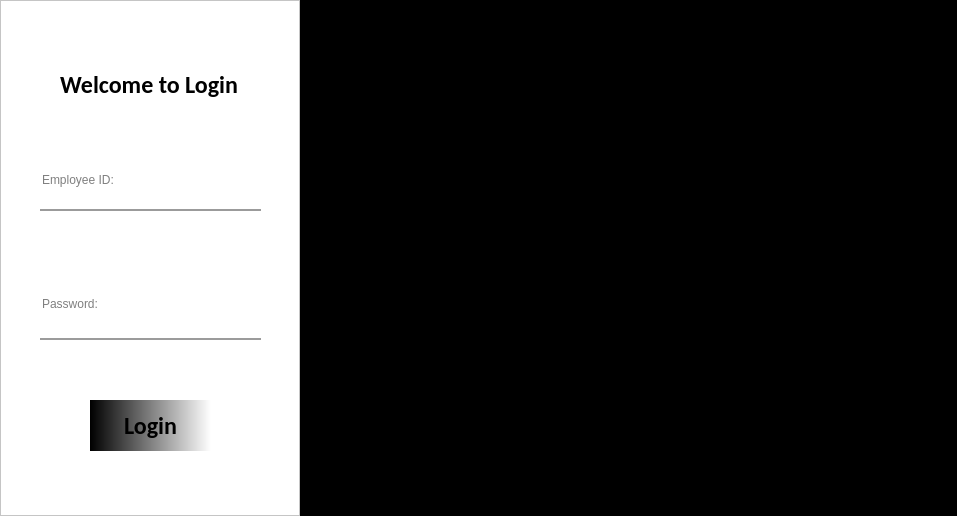
<?xml version="1.0" encoding="UTF-8"?>
<ui version="4.0">
 <class>Login_Window</class>
 <widget class="QMainWindow" name="Login_Window">
  <property name="geometry">
   <rect>
    <x>0</x>
    <y>0</y>
    <width>957</width>
    <height>516</height>
   </rect>
  </property>
  <property name="windowTitle">
   <string>MainWindow</string>
  </property>
  <widget class="QWidget" name="centralwidget">
   <layout class="QHBoxLayout" name="horizontalLayout_2">
    <property name="spacing">
     <number>0</number>
    </property>
    <property name="leftMargin">
     <number>0</number>
    </property>
    <property name="topMargin">
     <number>0</number>
    </property>
    <property name="rightMargin">
     <number>0</number>
    </property>
    <property name="bottomMargin">
     <number>0</number>
    </property>
    <item>
     <widget class="QFrame" name="login_menu">
      <property name="maximumSize">
       <size>
        <width>300</width>
        <height>16777215</height>
       </size>
      </property>
      <property name="styleSheet">
       <string notr="true">QFrame {
	background-color: rgb(255, 255, 255);
}</string>
      </property>
      <property name="frameShape">
       <enum>QFrame::StyledPanel</enum>
      </property>
      <property name="frameShadow">
       <enum>QFrame::Raised</enum>
      </property>
      <widget class="QLabel" name="Titl_welcome">
       <property name="geometry">
        <rect>
         <x>60</x>
         <y>70</y>
         <width>178</width>
         <height>29</height>
        </rect>
       </property>
       <property name="maximumSize">
        <size>
         <width>16777215</width>
         <height>40</height>
        </size>
       </property>
       <property name="font">
        <font>
         <family>Calibri</family>
         <pointsize>18</pointsize>
         <weight>75</weight>
         <bold>true</bold>
        </font>
       </property>
       <property name="text">
        <string>Welcome to Login</string>
       </property>
       <property name="alignment">
        <set>Qt::AlignCenter</set>
       </property>
      </widget>
      <widget class="QLineEdit" name="Password">
       <property name="geometry">
        <rect>
         <x>40</x>
         <y>270</y>
         <width>221</width>
         <height>70</height>
        </rect>
       </property>
       <property name="maximumSize">
        <size>
         <width>260</width>
         <height>70</height>
        </size>
       </property>
       <property name="styleSheet">
        <string notr="true">QLineEdit {
	border:none;
	border-bottom:2px solid rgba(0,0,0,100);
	background-color: rgba(0,0,0,0);
}</string>
       </property>
       <property name="echoMode">
        <enum>QLineEdit::Password</enum>
       </property>
       <property name="placeholderText">
        <string>Password:</string>
       </property>
      </widget>
      <widget class="QPushButton" name="Login_Button">
       <property name="geometry">
        <rect>
         <x>90</x>
         <y>400</y>
         <width>121</width>
         <height>51</height>
        </rect>
       </property>
       <property name="maximumSize">
        <size>
         <width>160</width>
         <height>60</height>
        </size>
       </property>
       <property name="font">
        <font>
         <family>Calibri</family>
         <pointsize>18</pointsize>
         <weight>75</weight>
         <bold>true</bold>
        </font>
       </property>
       <property name="styleSheet">
        <string notr="true">QPushButton {
	background-color: qlineargradient(spread:pad, x1:0, y1:0, x2:1, y2:0, stop:0 rgba(0, 0, 0, 255), stop:1 rgba(255, 255, 255, 255));
	color: rgb(0, 0, 0);
	border:none;
}
QPushButton:pressed{
	padding-left:5px;
	padding-top:5px;
}</string>
       </property>
       <property name="text">
        <string>Login</string>
       </property>
      </widget>
      <widget class="QLineEdit" name="UserID">
       <property name="geometry">
        <rect>
         <x>40</x>
         <y>150</y>
         <width>221</width>
         <height>61</height>
        </rect>
       </property>
       <property name="maximumSize">
        <size>
         <width>260</width>
         <height>70</height>
        </size>
       </property>
       <property name="styleSheet">
        <string notr="true">QLineEdit {
	border:none;
	border-bottom:2px solid rgba(0,0,0,100);
	background-color: rgba(0,0,0,0);
}</string>
       </property>
       <property name="text">
        <string/>
       </property>
       <property name="placeholderText">
        <string>Employee ID:</string>
       </property>
      </widget>
     </widget>
    </item>
    <item>
     <widget class="QFrame" name="login_content">
      <property name="styleSheet">
       <string notr="true">QFrame {
	border-image: url(:/images/images/Daxsonics-Logo-Padded.png);
	background-color: rgb(0, 0, 0);
}</string>
      </property>
      <property name="frameShape">
       <enum>QFrame::StyledPanel</enum>
      </property>
      <property name="frameShadow">
       <enum>QFrame::Raised</enum>
      </property>
      <widget class="QPushButton" name="pushButton_3">
       <property name="geometry">
        <rect>
         <x>599</x>
         <y>10</y>
         <width>42</width>
         <height>20</height>
        </rect>
       </property>
       <property name="styleSheet">
        <string notr="true">QPushButton{
	border:none;
}
QPushButton:hover{
	padding-bottom:5px;
}</string>
       </property>
       <property name="text">
        <string/>
       </property>
       <property name="icon">
        <iconset resource="resource.qrc">
         <normaloff>:/icons/icons/Close-256.png</normaloff>:/icons/icons/Close-256.png</iconset>
       </property>
       <property name="iconSize">
        <size>
         <width>20</width>
         <height>20</height>
        </size>
       </property>
      </widget>
      <widget class="QPushButton" name="pushButton_2">
       <property name="geometry">
        <rect>
         <x>550</x>
         <y>10</y>
         <width>43</width>
         <height>20</height>
        </rect>
       </property>
       <property name="styleSheet">
        <string notr="true">QPushButton{
	border:none;
}
QPushButton:hover{
	padding-bottom:5px;
}</string>
       </property>
       <property name="text">
        <string/>
       </property>
       <property name="icon">
        <iconset resource="resource.qrc">
         <normaloff>:/icons/icons/Minus-256.png</normaloff>:/icons/icons/Minus-256.png</iconset>
       </property>
       <property name="iconSize">
        <size>
         <width>20</width>
         <height>20</height>
        </size>
       </property>
      </widget>
     </widget>
    </item>
   </layout>
  </widget>
 </widget>
 <resources>
  <include location="resource.qrc"/>
  <include location="../SNYProject/UI_design/ECED4900_UI/res.qrc"/>
 </resources>
 <connections>
  <connection>
   <sender>pushButton_2</sender>
   <signal>clicked()</signal>
   <receiver>Login_Window</receiver>
   <slot>showMinimized()</slot>
   <hints>
    <hint type="sourcelabel">
     <x>869</x>
     <y>18</y>
    </hint>
    <hint type="destinationlabel">
     <x>865</x>
     <y>-84</y>
    </hint>
   </hints>
  </connection>
  <connection>
   <sender>pushButton_3</sender>
   <signal>clicked()</signal>
   <receiver>Login_Window</receiver>
   <slot>close()</slot>
   <hints>
    <hint type="sourcelabel">
     <x>919</x>
     <y>19</y>
    </hint>
    <hint type="destinationlabel">
     <x>906</x>
     <y>-47</y>
    </hint>
   </hints>
  </connection>
 </connections>
</ui>
